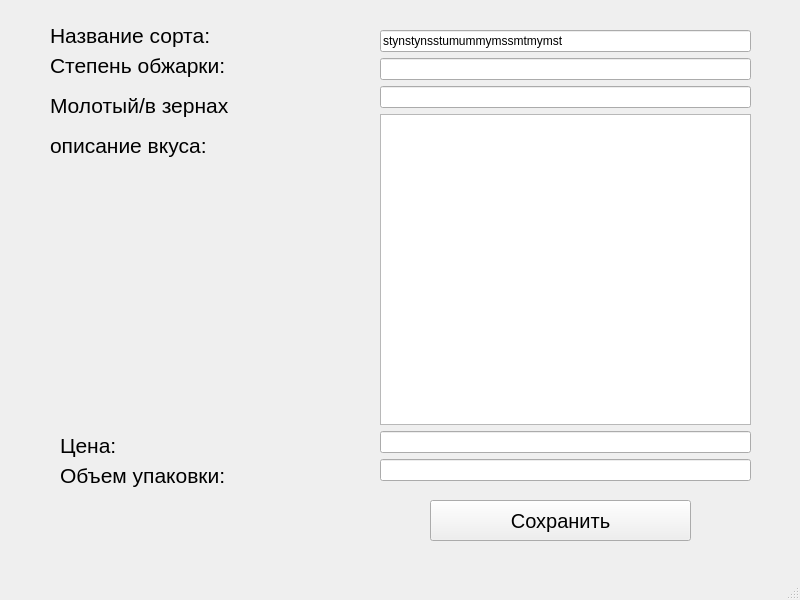
<?xml version="1.0" encoding="UTF-8"?>
<ui version="4.0">
 <class>MainWindow</class>
 <widget class="QMainWindow" name="MainWindow">
  <property name="geometry">
   <rect>
    <x>0</x>
    <y>0</y>
    <width>800</width>
    <height>600</height>
   </rect>
  </property>
  <property name="windowTitle">
   <string>MainWindow</string>
  </property>
  <widget class="QWidget" name="centralwidget">
   <widget class="QLabel" name="label">
    <property name="geometry">
     <rect>
      <x>50</x>
      <y>10</y>
      <width>251</width>
      <height>51</height>
     </rect>
    </property>
    <property name="font">
     <font>
      <pointsize>16</pointsize>
     </font>
    </property>
    <property name="text">
     <string>Название сорта:</string>
    </property>
   </widget>
   <widget class="QLabel" name="label_2">
    <property name="geometry">
     <rect>
      <x>50</x>
      <y>40</y>
      <width>251</width>
      <height>51</height>
     </rect>
    </property>
    <property name="font">
     <font>
      <pointsize>16</pointsize>
     </font>
    </property>
    <property name="text">
     <string>Степень обжарки:</string>
    </property>
   </widget>
   <widget class="QLabel" name="label_3">
    <property name="geometry">
     <rect>
      <x>50</x>
      <y>80</y>
      <width>251</width>
      <height>51</height>
     </rect>
    </property>
    <property name="font">
     <font>
      <pointsize>16</pointsize>
     </font>
    </property>
    <property name="text">
     <string>Молотый/в зернах</string>
    </property>
   </widget>
   <widget class="QLabel" name="label_4">
    <property name="geometry">
     <rect>
      <x>50</x>
      <y>120</y>
      <width>251</width>
      <height>51</height>
     </rect>
    </property>
    <property name="font">
     <font>
      <pointsize>16</pointsize>
     </font>
    </property>
    <property name="text">
     <string>описание вкуса:</string>
    </property>
   </widget>
   <widget class="QLabel" name="label_5">
    <property name="geometry">
     <rect>
      <x>60</x>
      <y>420</y>
      <width>251</width>
      <height>51</height>
     </rect>
    </property>
    <property name="font">
     <font>
      <pointsize>16</pointsize>
     </font>
    </property>
    <property name="text">
     <string>Цена:</string>
    </property>
   </widget>
   <widget class="QLabel" name="label_6">
    <property name="geometry">
     <rect>
      <x>60</x>
      <y>450</y>
      <width>251</width>
      <height>51</height>
     </rect>
    </property>
    <property name="font">
     <font>
      <pointsize>16</pointsize>
     </font>
    </property>
    <property name="text">
     <string>Объем упаковки:</string>
    </property>
   </widget>
   <widget class="QPushButton" name="pushButton_save">
    <property name="geometry">
     <rect>
      <x>430</x>
      <y>500</y>
      <width>261</width>
      <height>41</height>
     </rect>
    </property>
    <property name="font">
     <font>
      <pointsize>15</pointsize>
     </font>
    </property>
    <property name="text">
     <string>Сохранить</string>
    </property>
   </widget>
   <widget class="QWidget" name="">
    <property name="geometry">
     <rect>
      <x>380</x>
      <y>30</y>
      <width>371</width>
      <height>451</height>
     </rect>
    </property>
    <layout class="QVBoxLayout" name="verticalLayout">
     <item>
      <widget class="QLineEdit" name="lineEdit">
       <property name="text">
        <string>stynstynsstumummymssmtmymst</string>
       </property>
      </widget>
     </item>
     <item>
      <widget class="QLineEdit" name="lineEdit_2"/>
     </item>
     <item>
      <widget class="QLineEdit" name="lineEdit_3"/>
     </item>
     <item>
      <widget class="QTextEdit" name="textEdit"/>
     </item>
     <item>
      <widget class="QLineEdit" name="lineEdit_5">
       <property name="enabled">
        <bool>true</bool>
       </property>
      </widget>
     </item>
     <item>
      <widget class="QLineEdit" name="lineEdit_4"/>
     </item>
    </layout>
   </widget>
  </widget>
  <widget class="QMenuBar" name="menubar">
   <property name="geometry">
    <rect>
     <x>0</x>
     <y>0</y>
     <width>800</width>
     <height>26</height>
    </rect>
   </property>
  </widget>
  <widget class="QStatusBar" name="statusbar"/>
 </widget>
 <resources/>
 <connections/>
</ui>
